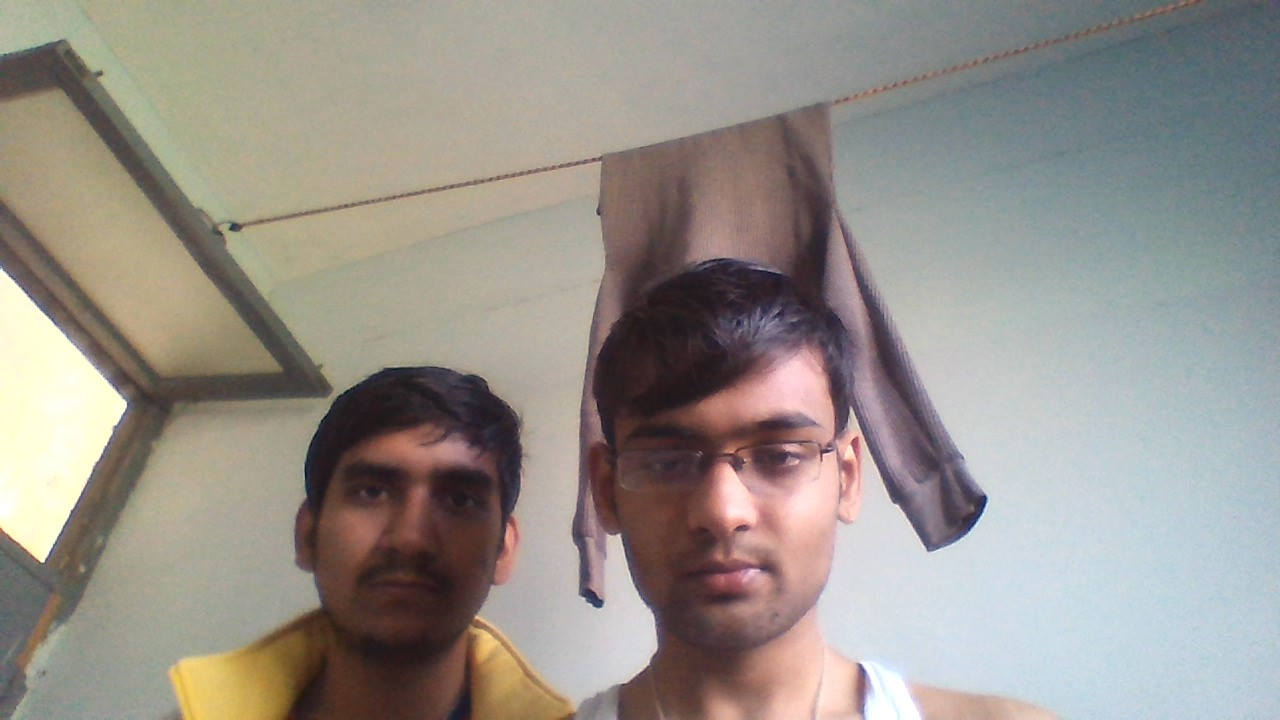
#> input picture dd.jpg, 1280 x 720 px, found by its file name
$ python photo_test.py
#> lines starting #> are read from the running program, lines starting #| are printed output that depends on the picture
import  cv2
face_cascade = cv2.CascadeClassifier('E:\\A\\Lib\\site-packages\\cv2\\data\\haarcascade_frontalface_default.xml')
img = cv2.imread('F:\\Git Projects\\Face-Recognition\\dd.jpg')
#> img is the input picture: shape (720, 1280, 3); mean B, G, R 139.5, 146.3, 151.9
gray = cv2.cvtColor(img,cv2.COLOR_BGR2GRAY)
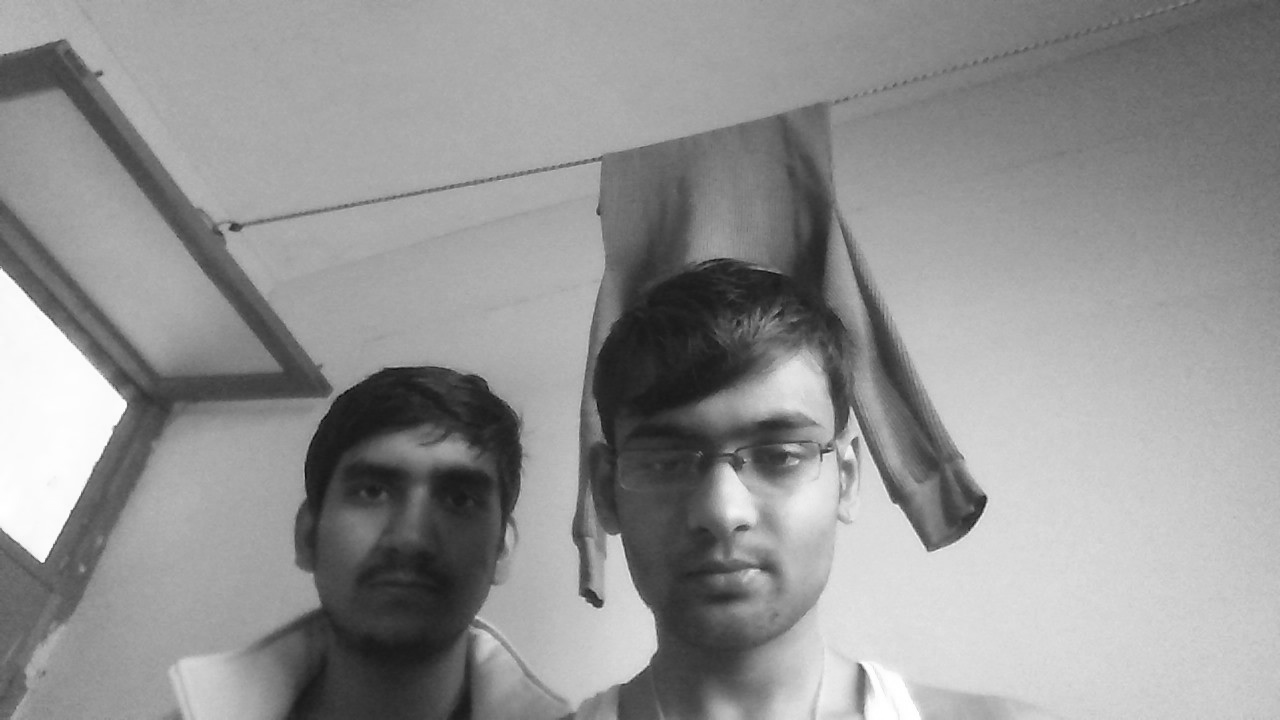
#> gray: shape (720, 1280); min 9, max 255, mean 147.2
faces = face_cascade.detectMultiScale(gray,1.3,5)
#> faces = [[308, 409, 219, 219], [585, 348, 290, 290]]
print(faces)
#| [[308 409 219 219]
#|  [585 348 290 290]]
for (x,y,w,h) in faces:
    cv2.rectangle(img,(x,y),(x+w,y+h),(255,0,0),2)
    cv2.imshow('img',img)
#> this loop made 2 passes
#> pass 1, `cv2.imshow('img',img)`:
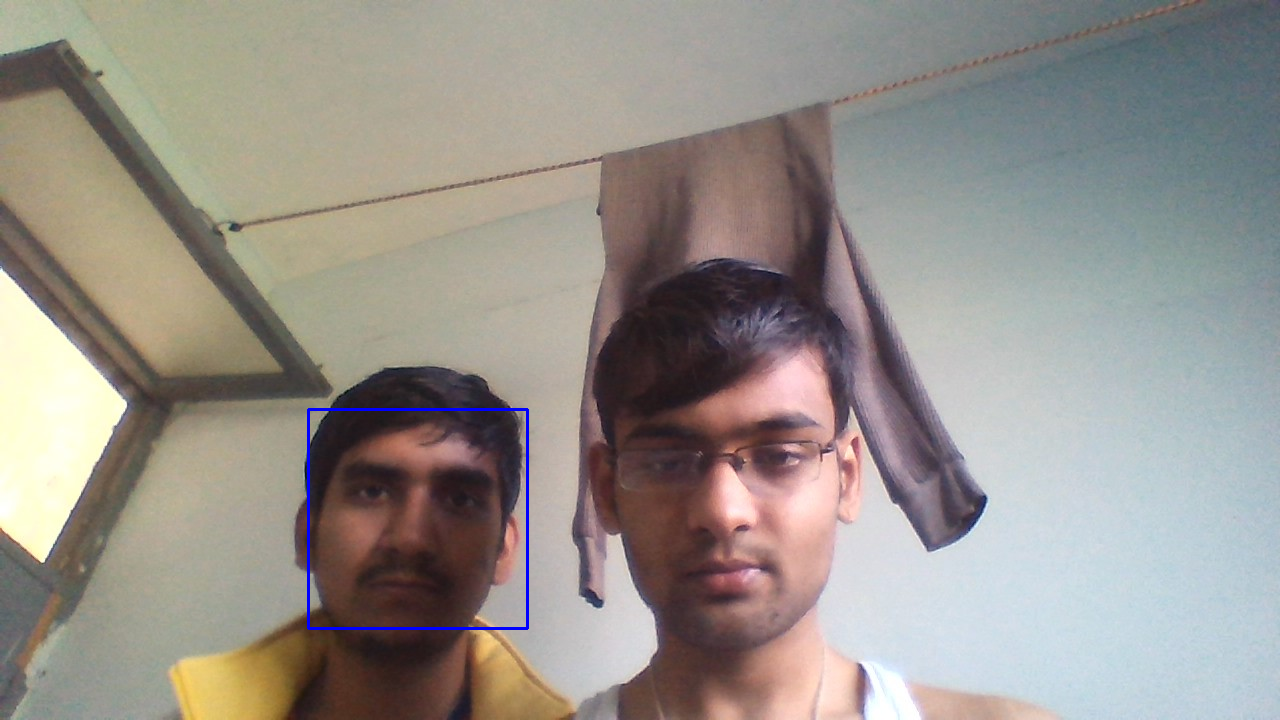
#> window 'img': shape (720, 1280, 3); mean B, G, R 140, 146, 151.6
#> pass 2, `cv2.imshow('img',img)`:
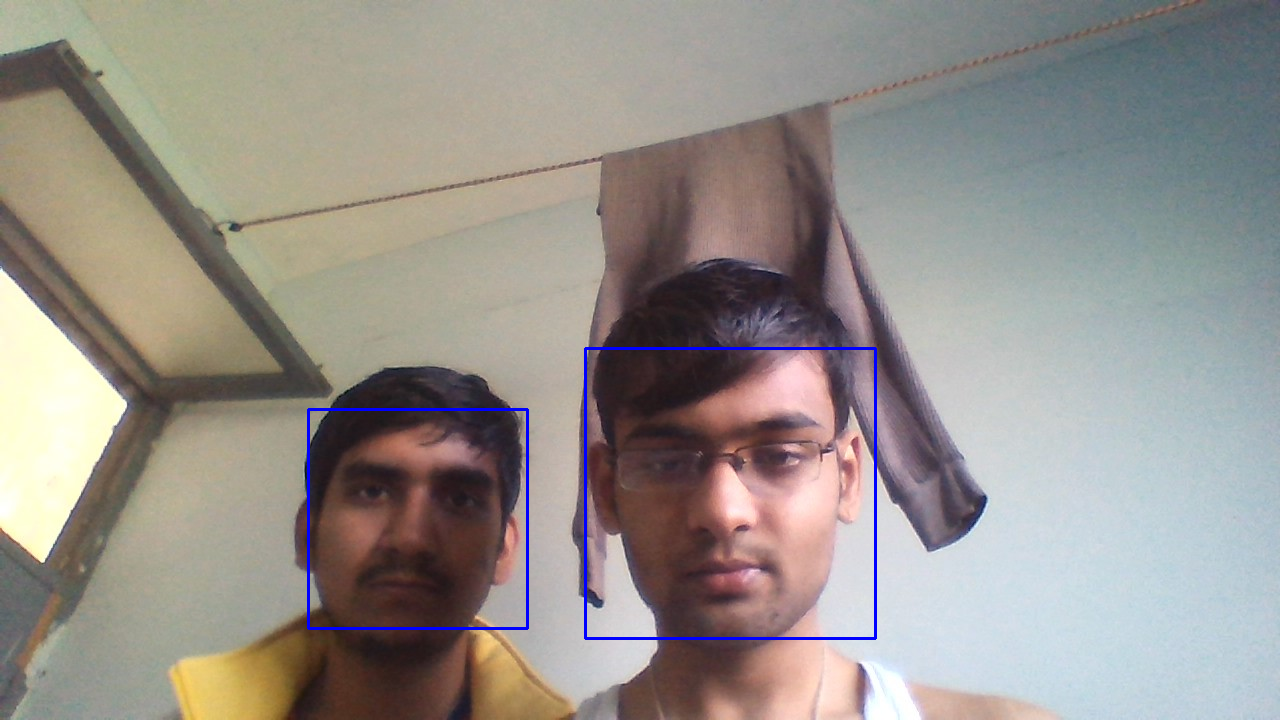
#> window 'img': shape (720, 1280, 3); mean B, G, R 140.5, 145.5, 151
cv2.waitKey(0)
#> (the run stopped early here; a loop or call above may not have finished)
